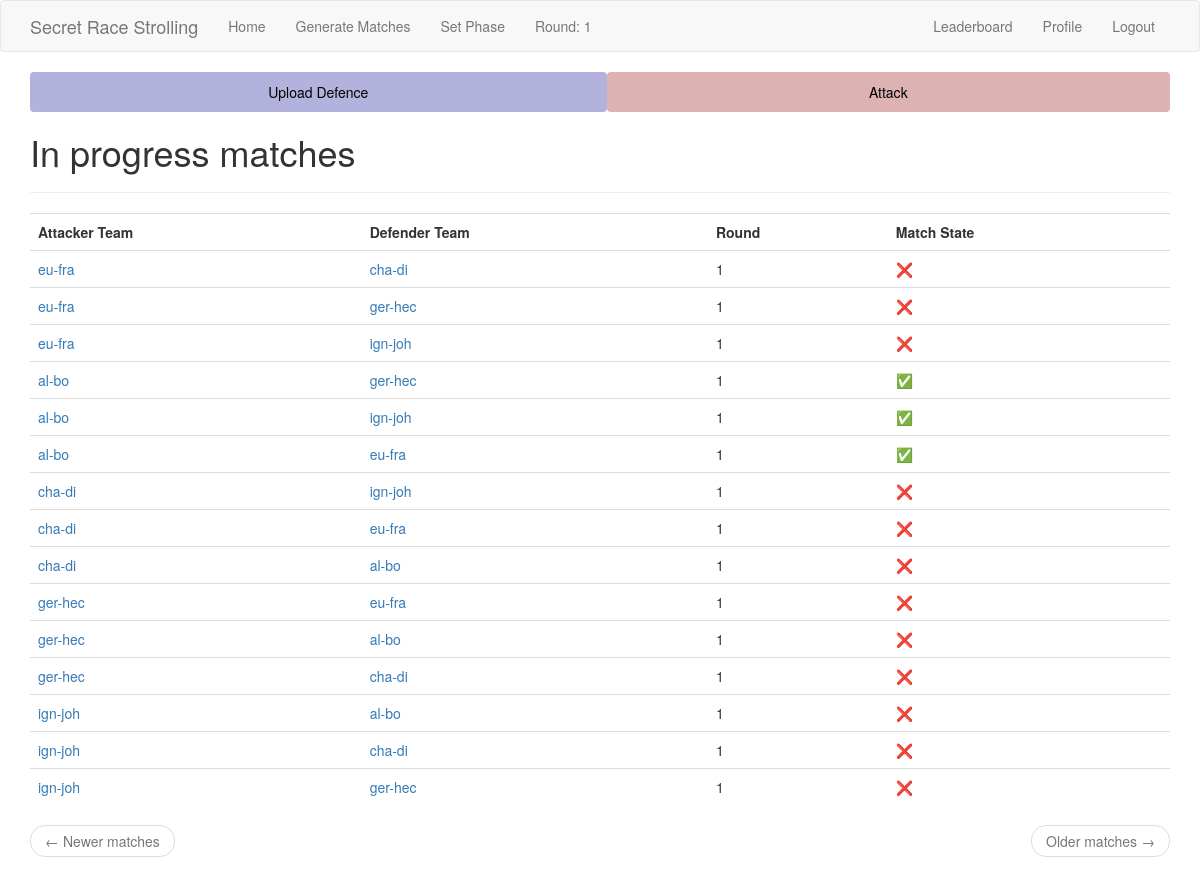
/index (signed in), run on the app's committed database.
### app/models.py (models this page shows, shortened)
class Match(db.Model):
    id = db.Column(db.Integer, primary_key=True)
    defender_team_id = db.Column(db.Integer, db.ForeignKey("team.id"))
    attacker_team_id = db.Column(db.Integer, db.ForeignKey("team.id"))
    round = db.Column(db.Integer, index=True)
    __table_args__ = (
        db.UniqueConstraint(
            "defender_team_id",
            "attacker_team_id",
            "round",
            name="_match_pair_once_per_round",
        ),
    )
    attacks = db.relationship(
        "Attack",
        backref="match",
        foreign_keys="Attack.match_id",
        lazy="dynamic",
    )
    @staticmethod
    def paginate_and_itemize_match_query(
        matches: Query, page: int, matches_per_page: int, current_user_team: Team
    ) -> tuple[Pagination, list[dict]]:
        matches_sub = matches.subquery()
        attacks_done = (
            db.session.query(matches_sub.c.id)
            .join(Attack, Attack.match_id == matches_sub.c.id)
            .all()
        )
        attacks_done = [attack_done[0] for attack_done in attacks_done]
        paginated = matches.paginate(page, matches_per_page)
        matches_items = paginated.items
        for m in matches_items:
            m.match_done = m.id in attacks_done
        return paginated, matches_items

class Team(db.Model):
    id = db.Column(db.Integer, primary_key=True)
    team_name = db.Column(db.String(64), index=True, unique=True)
    member1_id = db.Column(db.Integer, db.ForeignKey("user.id"), unique=True)
    member2_id = db.Column(db.Integer, db.ForeignKey("user.id"), unique=True)
    defences = db.relationship(
        "Defence",
        backref="defender_team",
        foreign_keys="Defence.defender_team_id",
        lazy="dynamic",
    )
    defence_matches = db.relationship(
        "Match",
        backref="defender_team",
        foreign_keys="Match.defender_team_id",
        lazy="dynamic",
    )
    attack_matches = db.relationship(
        "Match",
        backref="attacker_team",
        foreign_keys="Match.attacker_team_id",
        lazy="dynamic",
    )

### app/routes.py (the view)
@app.route("/")
@app.route("/index", methods=["GET"])
@login_required
def index():
    page = request.args.get("page", 1, type=int)
    pagination, matches_items = Match.paginate_and_itemize_match_query(
        db.session.query(Match).order_by(Match.round.desc()),
        page,
        app.config["MATCHES_PER_PAGE"],
        current_user.team(),
    )
    next_url = (
        url_for("index", page=pagination.next_num) if pagination.has_next else None
    )
    prev_url = (
        url_for("index", page=pagination.prev_num) if pagination.has_prev else None
    )
    return render_template(
        "index.html",
        title="Home",
        matches=matches_items,
        next_url=next_url,
        prev_url=prev_url,
    )

### app/models.py (called while the page is built)
@login.user_loader
def load_user(id: int) -> User:
    return User.query.get(int(id))

    def team(self) -> Optional["Team"]:
        return (
            db.session.query(Team)
            .filter(or_(Team.member1_id == self.id, Team.member2_id == self.id))
            .first()
        )

    def has_team(self) -> bool:
        return self.team() is not None

### app/templates/index.html
{% extends "base.html" %}
{% import 'bootstrap/wtf.html' as wtf %}
{% block app_content %}
<h1>
    In progress matches
</h1>
<hr>
<table class="table table-hover">
    <tr>
        <th>Attacker Team</th>
        <th>Defender Team</th>
        <th>Round</th>
        <th>Match State</th>
    </tr>
    {% for match in matches %}
    {% include '_match.html' %}
    {% endfor %}
</table>
<nav aria-label="...">
    <ul class="pager">
        <li class="previous{% if not prev_url %} disabled{% endif %}">
            <a href="{{ prev_url or '#' }}">
                <span aria-hidden="true">&larr;</span> Newer matches
            </a>
        </li>
        <li class="next{% if not next_url %} disabled{% endif %}">
            <a href="{{ next_url or '#' }}">
                Older matches <span aria-hidden="true">&rarr;</span>
            </a>
        </li>
    </ul>
</nav>
{% endblock %}

### app/templates/_match.html
<tr>
    <td>
        <a href="{{ url_for('team', team_name=match.attacker_team.team_name) }}">
            {{ match.attacker_team.team_name }}</a>
    </td>
    <td>
        <a href="{{ url_for('team', team_name=match.defender_team.team_name) }}">{{ match.defender_team.team_name }}
        </a>
    </td>
    <td>
        {{ match.round }}
    </td>
    <td>
        {% if match.match_done %} ✅ {% else %} ❌ {% endif %}
    </td>
</tr>

### data on the page
Match: attacker_team.team_name "eu-fra", defender_team.team_name "cha-di", round "1"
Match: attacker_team.team_name "eu-fra", defender_team.team_name "ger-hec", round "1"
Match: attacker_team.team_name "eu-fra", defender_team.team_name "ign-joh", round "1"
Match: attacker_team.team_name "al-bo", defender_team.team_name "ger-hec", round "1"
Match: attacker_team.team_name "al-bo", defender_team.team_name "ign-joh", round "1"
Match: attacker_team.team_name "al-bo", defender_team.team_name "eu-fra", round "1"
Match: attacker_team.team_name "cha-di", defender_team.team_name "ign-joh", round "1"
Match: attacker_team.team_name "cha-di", defender_team.team_name "eu-fra", round "1"
Match: attacker_team.team_name "cha-di", defender_team.team_name "al-bo", round "1"
Match: attacker_team.team_name "ger-hec", defender_team.team_name "eu-fra", round "1"
Match: attacker_team.team_name "ger-hec", defender_team.team_name "al-bo", round "1"
Match: attacker_team.team_name "ger-hec", defender_team.team_name "cha-di", round "1"
Match: attacker_team.team_name "ign-joh", defender_team.team_name "al-bo", round "1"
Match: attacker_team.team_name "ign-joh", defender_team.team_name "cha-di", round "1"
Match: attacker_team.team_name "ign-joh", defender_team.team_name "ger-hec", round "1"

### other printed values
{{ config["ROUND"] }} "1"
